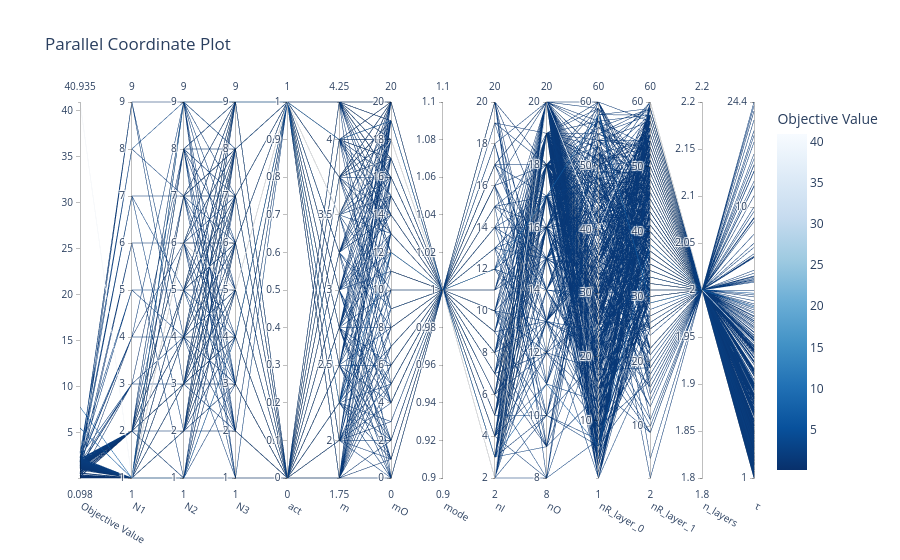

Notebook source saved alongside this figure:
### Code cell
optuna.visualization.plot_parallel_coordinate(study)

### Figure 1 — Plotly figure (JSON) as saved in the notebook; plotly's stock layout.template omitted (floating-point values rounded to 4 significant figures; data arrays with more than 128 entries replaced by an {"elided": "..."} marker saying what was removed)
{"data": [{"dimensions": [{"label": "Objective Value", "range": [0.09786, 40.93], "values": {"elided": "446 float values"}}, {"label": "N1", "range": [1, 9], "values": {"elided": "446 int values"}}, {"label": "N2", "range": [1, 9], "values": {"elided": "446 int values"}}, {"label": "N3", "range": [1, 9], "values": {"elided": "446 int values"}}, {"label": "act", "range": [0, 1], "values": {"elided": "446 int values"}}, {"label": "m", "range": [1.75, 4.25], "values": {"elided": "446 float values"}}, {"label": "mO", "range": [0, 20], "values": {"elided": "446 int values"}}, {"label": "mode", "range": [1, 1], "values": {"elided": "446 int values"}}, {"label": "nI", "range": [2, 20], "values": {"elided": "446 int values"}}, {"label": "nO", "range": [8, 20], "values": {"elided": "446 int values"}}, {"label": "nR_layer_0", "range": [1, 60], "values": {"elided": "446 int values"}}, {"label": "nR_layer_1", "range": [2, 60], "values": {"elided": "446 int values"}}, {"label": "n_layers", "range": [2, 2], "values": {"elided": "446 int values"}}, {"label": "τ", "range": [6.682e-05, 1.388], "ticktext": ["1", "10", "24.4"], "tickvals": [6.682e-05, 1, 1.388], "values": {"elided": "446 float values"}}], "labelangle": 30, "labelside": "bottom", "line": {"color": {"elided": "446 float values"}, "colorbar": {"title": {"text": "Objective Value"}}, "colorscale": [[0, "rgb(247,251,255)"], [0.125, "rgb(222,235,247)"], [0.25, "rgb(198,219,239)"], [0.375, "rgb(158,202,225)"], [0.5, "rgb(107,174,214)"], [0.625, "rgb(66,146,198)"], [0.75, "rgb(33,113,181)"], [0.875, "rgb(8,81,156)"], [1, "rgb(8,48,107)"]], "reversescale": true, "showscale": true}, "type": "parcoords"}], "layout": {"title": {"text": "Parallel Coordinate Plot"}}}
